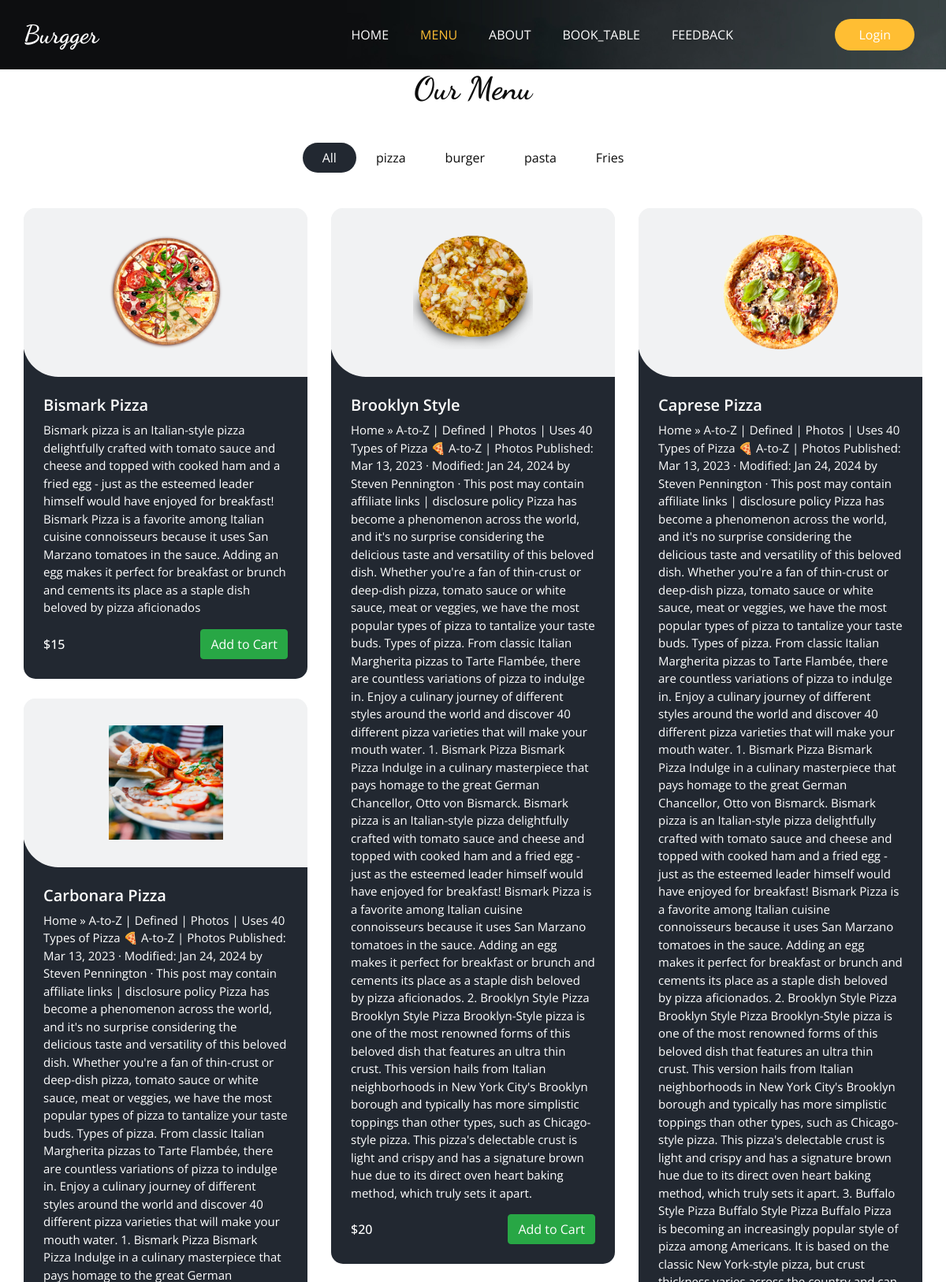
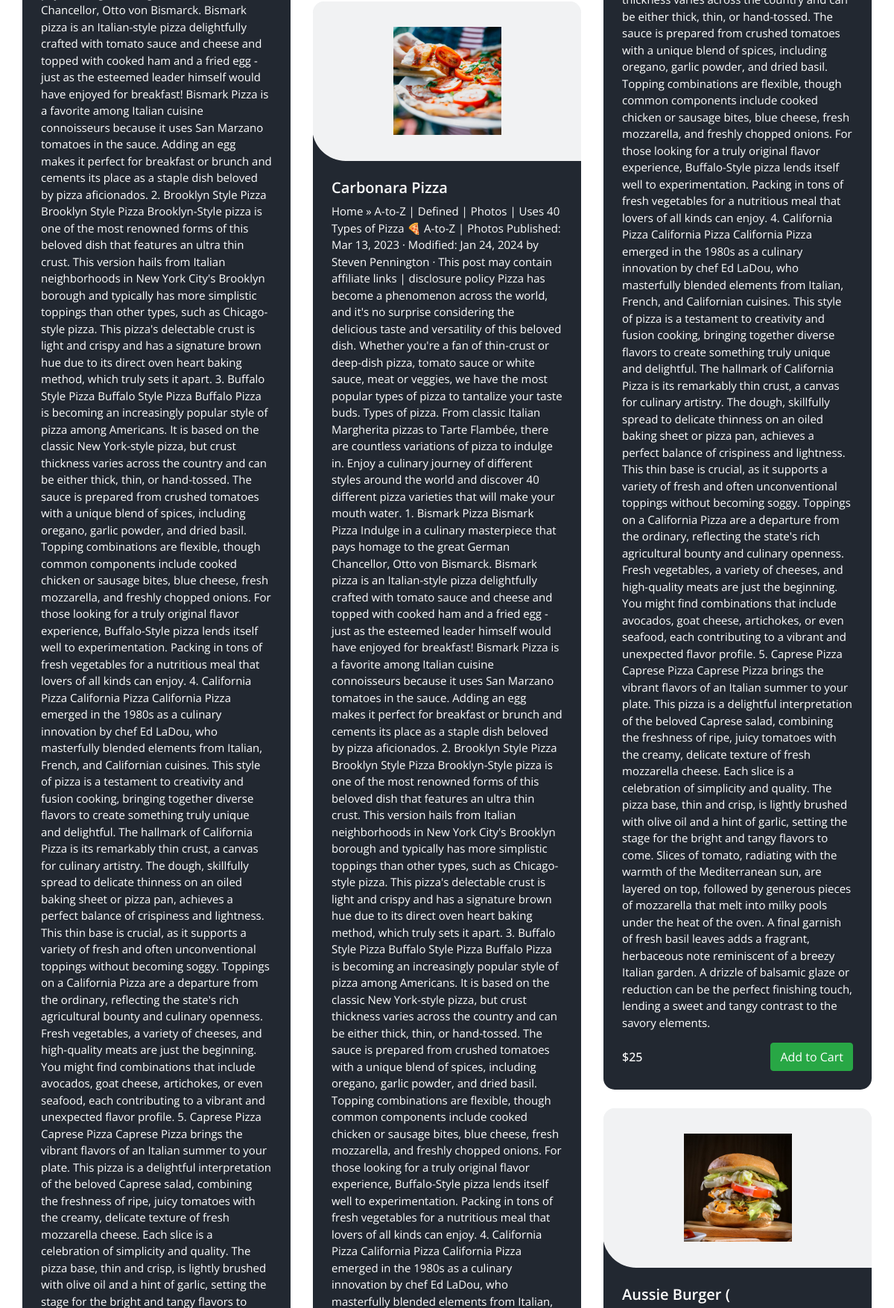
The app's page /menu/ (upper part) with its own data (2 pictures, top to bottom).
### Base_app/models.py (models this page shows, shortened)
class Item_list(models.Model):
    Category_name = models.CharField(max_length=15)
    def __str__(self):
        return self.Category_name

class Items(models.Model):
    Item_name = models.CharField(max_length = 15)
    description = models.TextField(blank = False)
    Price = models.IntegerField()
    Category = models.ForeignKey(Item_list , related_name='Name', on_delete = models.CASCADE)
    Image = models.ImageField(upload_to='Items/')

### Base_app/views.py (the view)
# urls.py: path('menu/', MenuView, name='Menu'),                   # ✅ matches {% url 'Menu' %}
def MenuView(request):
    list = Item_list.objects.all()
    items = Items.objects.all()
    return render(request, 'menu.html',{
        'list': list,
        'items': items
    })

### Template/menu.html (shortened to what this page needs)
{% extends "base.html" %}
{% block class %}class="sub_page"{% endblock class %}
{% block menu_status %}active{% endblock menu_status %}
{% load static %}
{% block main %}
  <section class="food_section layout_padding-bottom">
    <div class="container">
      <div class="heading_container heading_center">
        <h2>
          Our Menu
        </h2>
      </div>
      <ul class="filters_menu">
        <li class="active" data-filter="*">All</li>
        {% for i in list %}
        <li data-filter=".{{i.Category_name}}">{{i.Category_name}}</li>
        {% endfor %}
      </ul>
      <div class="filters-content">
        <div class="row grid">
          {% for j in items %}
          <div class="col-sm-6 col-lg-4 all {{j.Category}}">
            <div class="box">
              <div>
                <div class="img-box">
                  <img src="/media/{{j.Image}} " alt="{{j.Image}}">
                </div>
                <div class="detail-box">
                  <h5>
                    {{j.Item_name}}
                  </h5>
                  <p>
                    {{j.description}}
                  </p>
                  <div class="options">
                    <h6>
                      ${{j.Price}}
                    </h6>
                    <button class="btn btn-success add-to-cart" data-item-id="{{j.id}}" data-item-name="{{j.Item_name}}" data-item-price="{{j.Price}}">
                      Add to Cart
                    </button>
                  </div>
                </div>
              </div>
            </div>
          </div>
          {% endfor %}
        </div>
      </div>
    </div>
  </section>
{% endblock main %}

### Static/css/style.css (style rules this page uses)
body { font-family: "Open Sans", sans-serif; color: #0c0c0c; background-color: #ffffff; overflow-x: hidden; }
.layout_padding-bottom { padding-bottom: 90px; }
h1, h2 { font-family: 'Dancing Script', cursive; }
.heading_container { display: -webkit-box; display: -ms-flexbox; display: flex; -webkit-box-orient: vertical; -webkit-box-direction: normal; -ms-flex-direction: column; flex-direction: column; -webkit-box-align: start; -ms-flex-align: start; align-items: flex-start; }
.heading_container h2 { position: relative; margin-bottom: 0; font-size: 2.5rem; font-weight: bold; }
.heading_container.heading_center { -webkit-box-align: center; -ms-flex-align: center; align-items: center; text-align: center; }
.btn, .btn:focus { outline: none !important; -webkit-box-shadow: none; box-shadow: none; }
.food_section .filters_menu { padding: 0; display: -webkit-box; display: -ms-flexbox; display: flex; -ms-flex-wrap: wrap; flex-wrap: wrap; -webkit-box-pack: center; -ms-flex-pack: center; justify-content: center; list-style-type: none; margin: 45px 0 20px 0; }
.food_section .filters_menu li { padding: 7px 25px; cursor: pointer; border-radius: 25px; }
.food_section .filters_menu li.active { background-color: #222831; color: #ffffff; }
.food_section .box { position: relative; margin-top: 25px; background-color: #ffffff; border-radius: 10px; color: #ffffff; border-radius: 15px; overflow: hidden; background: linear-gradient(to bottom, #f1f2f3 25px, #222831 25px); }
.food_section .box .img-box { background: #f1f2f3; display: -webkit-box; display: -ms-flexbox; display: flex; -webkit-box-pack: center; -ms-flex-pack: center; justify-content: center; -webkit-box-align: center; -ms-flex-align: center; align-items: center; height: 215px; border-radius: 0 0 0 45px; margin: -1px; padding: 25px; }
.food_section .box .img-box img { max-width: 100%; max-height: 145px; -webkit-transition: all .2s; transition: all .2s; }
.food_section .box .detail-box { padding: 25px; }
.food_section .box .detail-box h5 { font-weight: 600; }
.food_section .box .detail-box p { font-size: 15px; }
.food_section .box .detail-box h6 { margin-top: 10px; }
.food_section .box .options { display: -webkit-box; display: -ms-flexbox; display: flex; -webkit-box-pack: justify; -ms-flex-pack: justify; justify-content: space-between; }

### Static/css/responsive.css (style rules this page uses)
@media (min-width: 1200px) { .container { max-width: 1170px; } }

### records on screen
Item_list: Category_name "pizza"
Item_list: Category_name "burger"
Item_list: Category_name "pasta"
Item_list: Category_name "Fries"
Items: Image (picture), Item_name "Bismark Pizza", description "Bismark pizza is an Italian-style pizza delightfully crafted with tomato sauce and cheese and topped with cooked ham and a fried egg - just as the esteemed leader himself would have enjoyed for breakfast! Bismark Pizza is a favorite among Italian cuisine connoisseurs because it uses San Marzano tomatoes in the sauce. Adding an egg makes it perfect for breakfast or brunch and cements its place as a staple dish beloved by pizza aficionados", Price "15"
Items: Image (picture), Item_name "Brooklyn Style", description "Home » A-to-Z | Defined | Photos | Uses 40 Types of Pizza 🍕 A-to-Z | Photos Published: Mar 13, 2023 · Modified: Jan 24, 2024 by Steven Pennington · This post may contain affiliate links | disclosure policy Pizza has become a phenomenon across the world, and it's no surprise considering the delicious taste and versatility of this beloved dish. Whether you're a fan of thin-crust or deep-dish pizza, tomato sauce or white sauce, meat or veggies, we have the most popular types of pizza to tantalize your taste buds. Types of pizza. From classic Italian Margherita pizzas to Tarte Flambée, there are countless variations of pizza to indulge in. Enjoy a culinary journey of different styles around the…", Price "20"
Items: Image (picture), Item_name "Caprese Pizza", description "Home » A-to-Z | Defined | Photos | Uses 40 Types of Pizza 🍕 A-to-Z | Photos Published: Mar 13, 2023 · Modified: Jan 24, 2024 by Steven Pennington · This post may contain affiliate links | disclosure policy Pizza has become a phenomenon across the world, and it's no surprise considering the delicious taste and versatility of this beloved dish. Whether you're a fan of thin-crust or deep-dish pizza, tomato sauce or white sauce, meat or veggies, we have the most popular types of pizza to tantalize your taste buds. Types of pizza. From classic Italian Margherita pizzas to Tarte Flambée, there are countless variations of pizza to indulge in. Enjoy a culinary journey of different styles around the…", Price "25"
Items: Image (picture), Item_name "Carbonara Pizza"
Items: Image (picture), Item_name "Carbonara Pizza"
Items: Image (picture), Item_name "Aussie Burger ("
